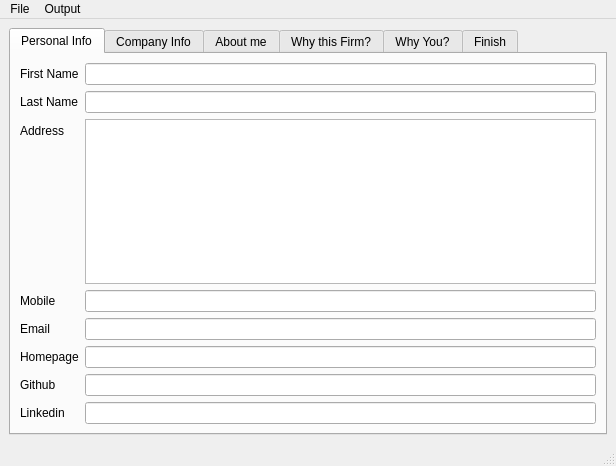
<?xml version="1.0" encoding="UTF-8"?>
<ui version="4.0">
 <class>MainWindow</class>
 <widget class="QMainWindow" name="MainWindow">
  <property name="geometry">
   <rect>
    <x>0</x>
    <y>0</y>
    <width>616</width>
    <height>466</height>
   </rect>
  </property>
  <property name="minimumSize">
   <size>
    <width>616</width>
    <height>466</height>
   </size>
  </property>
  <property name="windowTitle">
   <string>Coverletter Creator</string>
  </property>
  <property name="tabShape">
   <enum>QTabWidget::Rounded</enum>
  </property>
  <widget class="QWidget" name="centralwidget">
   <layout class="QVBoxLayout" name="verticalLayout">
    <item>
     <widget class="QTabWidget" name="mainTabWidget">
      <property name="currentIndex">
       <number>0</number>
      </property>
      <widget class="QWidget" name="tabPersonal">
       <attribute name="title">
        <string>Personal Info</string>
       </attribute>
       <layout class="QFormLayout" name="personalInfo_layout">
        <item row="0" column="0">
         <widget class="QLabel" name="label">
          <property name="text">
           <string>First Name</string>
          </property>
         </widget>
        </item>
        <item row="0" column="1">
         <widget class="QLineEdit" name="le_firstName"/>
        </item>
        <item row="1" column="0">
         <widget class="QLabel" name="label_2">
          <property name="text">
           <string>Last Name</string>
          </property>
         </widget>
        </item>
        <item row="2" column="0">
         <widget class="QLabel" name="label_3">
          <property name="text">
           <string>Address</string>
          </property>
         </widget>
        </item>
        <item row="1" column="1">
         <widget class="QLineEdit" name="le_lastName"/>
        </item>
        <item row="3" column="0">
         <widget class="QLabel" name="label_4">
          <property name="text">
           <string>Mobile</string>
          </property>
         </widget>
        </item>
        <item row="4" column="0">
         <widget class="QLabel" name="label_5">
          <property name="text">
           <string>Email</string>
          </property>
         </widget>
        </item>
        <item row="5" column="0">
         <widget class="QLabel" name="label_6">
          <property name="text">
           <string>Homepage</string>
          </property>
         </widget>
        </item>
        <item row="6" column="0">
         <widget class="QLabel" name="label_7">
          <property name="text">
           <string>Github</string>
          </property>
         </widget>
        </item>
        <item row="7" column="0">
         <widget class="QLabel" name="label_8">
          <property name="text">
           <string>Linkedin</string>
          </property>
         </widget>
        </item>
        <item row="3" column="1">
         <widget class="QLineEdit" name="le_mobile"/>
        </item>
        <item row="4" column="1">
         <widget class="QLineEdit" name="le_email"/>
        </item>
        <item row="5" column="1">
         <widget class="QLineEdit" name="le_homepage"/>
        </item>
        <item row="6" column="1">
         <widget class="QLineEdit" name="le_githubName"/>
        </item>
        <item row="7" column="1">
         <widget class="QLineEdit" name="le_LinkedinName"/>
        </item>
        <item row="2" column="1">
         <widget class="QPlainTextEdit" name="te_personalAddress"/>
        </item>
       </layout>
      </widget>
      <widget class="QWidget" name="tabCompany">
       <attribute name="title">
        <string>Company Info</string>
       </attribute>
       <layout class="QVBoxLayout" name="verticalLayout_2">
        <item>
         <layout class="QFormLayout" name="formLayout_3">
          <item row="0" column="0">
           <widget class="QLabel" name="label_9">
            <property name="text">
             <string>Company Name</string>
            </property>
           </widget>
          </item>
          <item row="0" column="1">
           <widget class="QLineEdit" name="le_companyName">
            <property name="toolTip">
             <string>Full company name, for example: Intel Deutschland GmbH</string>
            </property>
           </widget>
          </item>
          <item row="1" column="0">
           <widget class="QLabel" name="label_10">
            <property name="text">
             <string>Company Short Name</string>
            </property>
           </widget>
          </item>
          <item row="1" column="1">
           <widget class="QLineEdit" name="le_companyShortName">
            <property name="toolTip">
             <string>Company Short name, for example: Intel</string>
            </property>
           </widget>
          </item>
          <item row="2" column="0">
           <widget class="QLabel" name="label_11">
            <property name="text">
             <string>Department</string>
            </property>
           </widget>
          </item>
          <item row="2" column="1">
           <widget class="QLineEdit" name="le_department">
            <property name="text">
             <string>Human Resources</string>
            </property>
           </widget>
          </item>
          <item row="3" column="0">
           <widget class="QLabel" name="label_12">
            <property name="text">
             <string>Address</string>
            </property>
           </widget>
          </item>
          <item row="3" column="1">
           <widget class="QPlainTextEdit" name="te_companyAddress"/>
          </item>
         </layout>
        </item>
        <item>
         <widget class="Line" name="line">
          <property name="orientation">
           <enum>Qt::Horizontal</enum>
          </property>
         </widget>
        </item>
        <item>
         <layout class="QFormLayout" name="formLayout_4">
          <item row="0" column="0">
           <widget class="QLabel" name="label_13">
            <property name="text">
             <string>Letter Title</string>
            </property>
           </widget>
          </item>
          <item row="0" column="1">
           <widget class="QLineEdit" name="le_Lettertitle">
            <property name="text">
             <string>Job Application for</string>
            </property>
           </widget>
          </item>
          <item row="1" column="0">
           <widget class="QLabel" name="label_14">
            <property name="text">
             <string>Job Title</string>
            </property>
           </widget>
          </item>
          <item row="2" column="0">
           <widget class="QLabel" name="label_15">
            <property name="text">
             <string>Job Referrence ID</string>
            </property>
           </widget>
          </item>
          <item row="1" column="1">
           <widget class="QLineEdit" name="le_jobTitle"/>
          </item>
          <item row="2" column="1">
           <widget class="QLineEdit" name="le_jobRefId"/>
          </item>
         </layout>
        </item>
        <item>
         <widget class="Line" name="line_2">
          <property name="orientation">
           <enum>Qt::Horizontal</enum>
          </property>
         </widget>
        </item>
        <item>
         <layout class="QGridLayout" name="gridLayout">
          <item row="0" column="0">
           <widget class="QLabel" name="label_16">
            <property name="text">
             <string>Recipient</string>
            </property>
           </widget>
          </item>
          <item row="0" column="1">
           <widget class="QComboBox" name="receipientGender">
            <item>
             <property name="text">
              <string>Mr.</string>
             </property>
            </item>
            <item>
             <property name="text">
              <string>Ms.</string>
             </property>
            </item>
            <item>
             <property name="text">
              <string>Unknown</string>
             </property>
            </item>
           </widget>
          </item>
          <item row="0" column="2">
           <widget class="QLineEdit" name="le_RecepientName"/>
          </item>
         </layout>
        </item>
       </layout>
      </widget>
      <widget class="QWidget" name="tabAboutMe">
       <attribute name="title">
        <string>About me</string>
       </attribute>
       <layout class="QVBoxLayout" name="verticalLayout_AboutMeTab">
        <item alignment="Qt::AlignHCenter|Qt::AlignTop">
         <widget class="QLabel" name="label_17">
          <property name="text">
           <string>Give a short introduction about yourself</string>
          </property>
         </widget>
        </item>
       </layout>
      </widget>
      <widget class="QWidget" name="tabWhyFirm">
       <attribute name="title">
        <string>Why this Firm?</string>
       </attribute>
       <layout class="QVBoxLayout" name="verticalLayout_WhyFirmTab">
        <item alignment="Qt::AlignHCenter|Qt::AlignTop">
         <widget class="QLabel" name="label_18">
          <property name="text">
           <string>Why did you choose this particular firm?</string>
          </property>
         </widget>
        </item>
       </layout>
      </widget>
      <widget class="QWidget" name="tabWhyYou">
       <attribute name="title">
        <string>Why You?</string>
       </attribute>
       <layout class="QVBoxLayout" name="verticalLayout_WhyYouTab">
        <item alignment="Qt::AlignHCenter|Qt::AlignTop">
         <widget class="QLabel" name="label_19">
          <property name="text">
           <string>Specify why you are the perfect fit for this job?</string>
          </property>
         </widget>
        </item>
       </layout>
      </widget>
      <widget class="QWidget" name="tabFinish">
       <attribute name="title">
        <string>Finish</string>
       </attribute>
       <layout class="QVBoxLayout" name="verticalLayout_6">
        <item>
         <layout class="QGridLayout" name="gridLayout_2">
          <item row="1" column="0" alignment="Qt::AlignTop">
           <widget class="QLabel" name="label_21">
            <property name="text">
             <string>Enclosing</string>
            </property>
           </widget>
          </item>
          <item row="0" column="0">
           <widget class="QLabel" name="label_20">
            <property name="text">
             <string>Letter Closing</string>
            </property>
           </widget>
          </item>
          <item row="1" column="1" alignment="Qt::AlignTop">
           <widget class="QLineEdit" name="le_enclosing">
            <property name="text">
             <string>Attached </string>
            </property>
           </widget>
          </item>
          <item row="0" column="1" colspan="2">
           <widget class="QLineEdit" name="le_closing">
            <property name="text">
             <string>Sincerely,</string>
            </property>
           </widget>
          </item>
          <item row="1" column="2">
           <layout class="QVBoxLayout" name="verticalLayout_7">
            <item>
             <widget class="QCheckBox" name="cb_CV">
              <property name="text">
               <string>Curriculum Vitae</string>
              </property>
             </widget>
            </item>
            <item>
             <widget class="QCheckBox" name="cb_Transcripts">
              <property name="text">
               <string>Transcripts</string>
              </property>
             </widget>
            </item>
            <item>
             <widget class="QCheckBox" name="cb_certificates">
              <property name="text">
               <string>Certificates</string>
              </property>
             </widget>
            </item>
            <item>
             <widget class="QCheckBox" name="cb_referenceLetters">
              <property name="text">
               <string>Reference Letters</string>
              </property>
             </widget>
            </item>
           </layout>
          </item>
          <item row="2" column="0" alignment="Qt::AlignTop">
           <widget class="QLabel" name="label_22">
            <property name="text">
             <string>Photo</string>
            </property>
           </widget>
          </item>
          <item row="2" column="1">
           <layout class="QHBoxLayout" name="horizontalLayout_2">
            <item alignment="Qt::AlignTop">
             <widget class="QLineEdit" name="le_photoPath">
              <property name="readOnly">
               <bool>true</bool>
              </property>
             </widget>
            </item>
            <item alignment="Qt::AlignRight|Qt::AlignTop">
             <widget class="QPushButton" name="pb_browsePhoto">
              <property name="text">
               <string>...</string>
              </property>
             </widget>
            </item>
           </layout>
          </item>
          <item row="2" column="2">
           <widget class="QLabel" name="label_pic">
            <property name="text">
             <string>Photo display</string>
            </property>
           </widget>
          </item>
         </layout>
        </item>
        <item>
         <spacer name="verticalSpacer">
          <property name="orientation">
           <enum>Qt::Vertical</enum>
          </property>
          <property name="sizeHint" stdset="0">
           <size>
            <width>20</width>
            <height>40</height>
           </size>
          </property>
         </spacer>
        </item>
        <item>
         <layout class="QHBoxLayout" name="horizontalLayout">
          <item>
           <spacer name="horizontalSpacer">
            <property name="orientation">
             <enum>Qt::Horizontal</enum>
            </property>
            <property name="sizeHint" stdset="0">
             <size>
              <width>40</width>
              <height>20</height>
             </size>
            </property>
           </spacer>
          </item>
          <item>
           <widget class="QPushButton" name="pb_generatePdf">
            <property name="text">
             <string>Generate PDF</string>
            </property>
           </widget>
          </item>
          <item>
           <widget class="QPushButton" name="pb_generateText">
            <property name="text">
             <string>Generate Text</string>
            </property>
           </widget>
          </item>
         </layout>
        </item>
       </layout>
      </widget>
     </widget>
    </item>
   </layout>
  </widget>
  <widget class="QStatusBar" name="statusbar">
   <property name="sizeGripEnabled">
    <bool>true</bool>
   </property>
  </widget>
  <widget class="QMenuBar" name="menubar">
   <property name="geometry">
    <rect>
     <x>0</x>
     <y>0</y>
     <width>616</width>
     <height>22</height>
    </rect>
   </property>
   <widget class="QMenu" name="menuFile">
    <property name="title">
     <string>File</string>
    </property>
    <addaction name="actionNew"/>
    <addaction name="actionOpen"/>
    <addaction name="actionSave"/>
    <addaction name="actionSave_As"/>
    <addaction name="separator"/>
    <addaction name="actionExit"/>
   </widget>
   <widget class="QMenu" name="menuOutput">
    <property name="title">
     <string>Output</string>
    </property>
    <widget class="QMenu" name="menuLatex">
     <property name="title">
      <string>Latex</string>
     </property>
     <addaction name="actionSet_LatexTemplate"/>
     <addaction name="actionSet_LatexOutputDirectory"/>
     <addaction name="actionCompiler_2"/>
    </widget>
    <widget class="QMenu" name="menuText">
     <property name="title">
      <string>Text</string>
     </property>
     <addaction name="actionText_Template"/>
    </widget>
    <addaction name="separator"/>
    <addaction name="menuLatex"/>
    <addaction name="menuText"/>
    <addaction name="separator"/>
   </widget>
   <addaction name="menuFile"/>
   <addaction name="menuOutput"/>
  </widget>
  <action name="actionNew">
   <property name="text">
    <string>New</string>
   </property>
   <property name="shortcut">
    <string>Ctrl+N</string>
   </property>
  </action>
  <action name="actionOpen">
   <property name="text">
    <string>Open</string>
   </property>
   <property name="shortcut">
    <string>Ctrl+O</string>
   </property>
  </action>
  <action name="actionSave">
   <property name="text">
    <string>Save</string>
   </property>
   <property name="shortcut">
    <string>Ctrl+S</string>
   </property>
  </action>
  <action name="actionSave_As">
   <property name="text">
    <string>Save As</string>
   </property>
   <property name="shortcut">
    <string>F12</string>
   </property>
  </action>
  <action name="actionExit">
   <property name="text">
    <string>Exit</string>
   </property>
  </action>
  <action name="actionSet_LatexTemplate">
   <property name="text">
    <string>Set Template</string>
   </property>
  </action>
  <action name="actionSet_LatexOutputDirectory">
   <property name="text">
    <string>Set Output Directory</string>
   </property>
  </action>
  <action name="actionText_Template">
   <property name="text">
    <string>Set Template</string>
   </property>
  </action>
  <action name="actionCompiler_2">
   <property name="text">
    <string>Compiler</string>
   </property>
  </action>
 </widget>
 <resources/>
 <connections/>
</ui>
